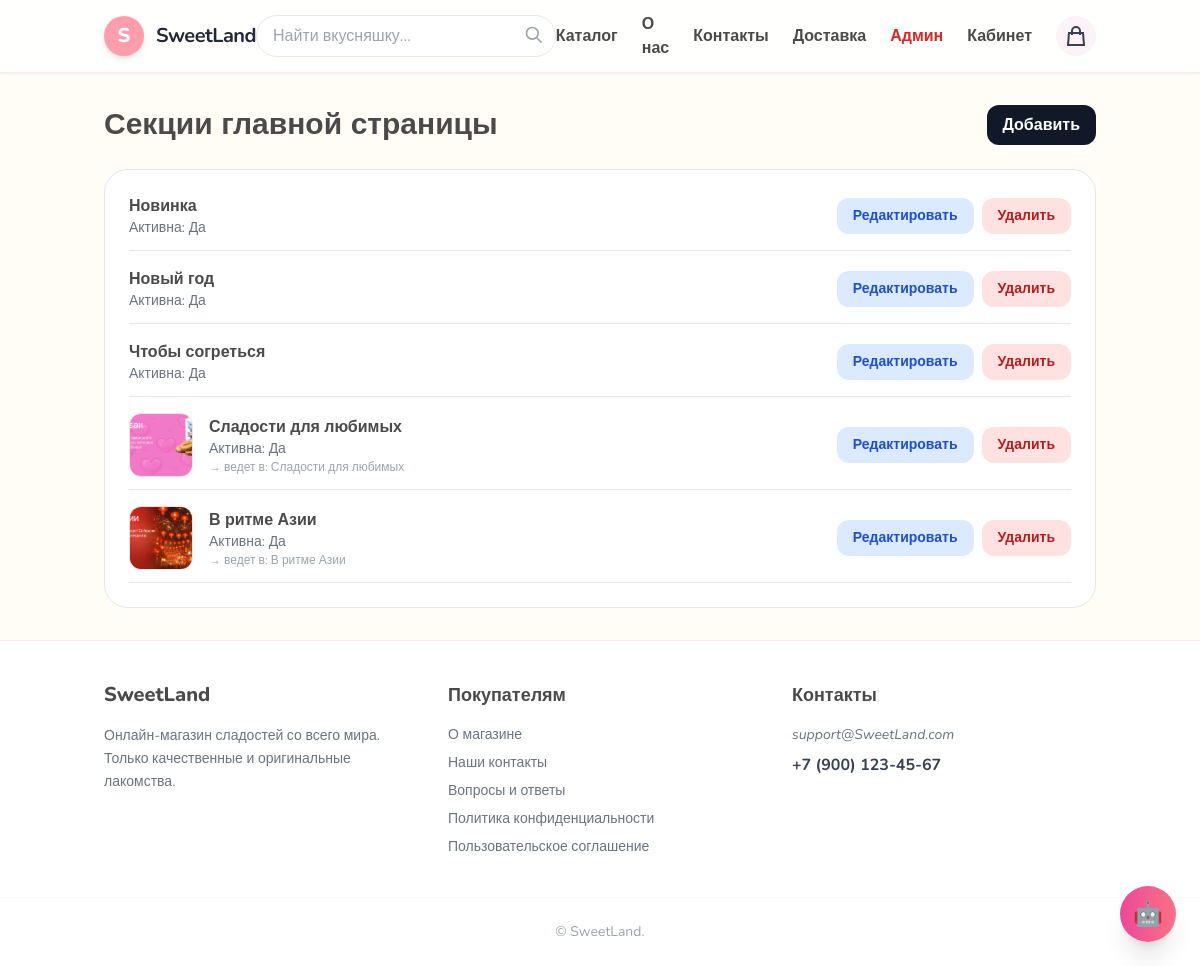
/store/admin/sections/ (signed in), run on an earlier commit of the app's database.
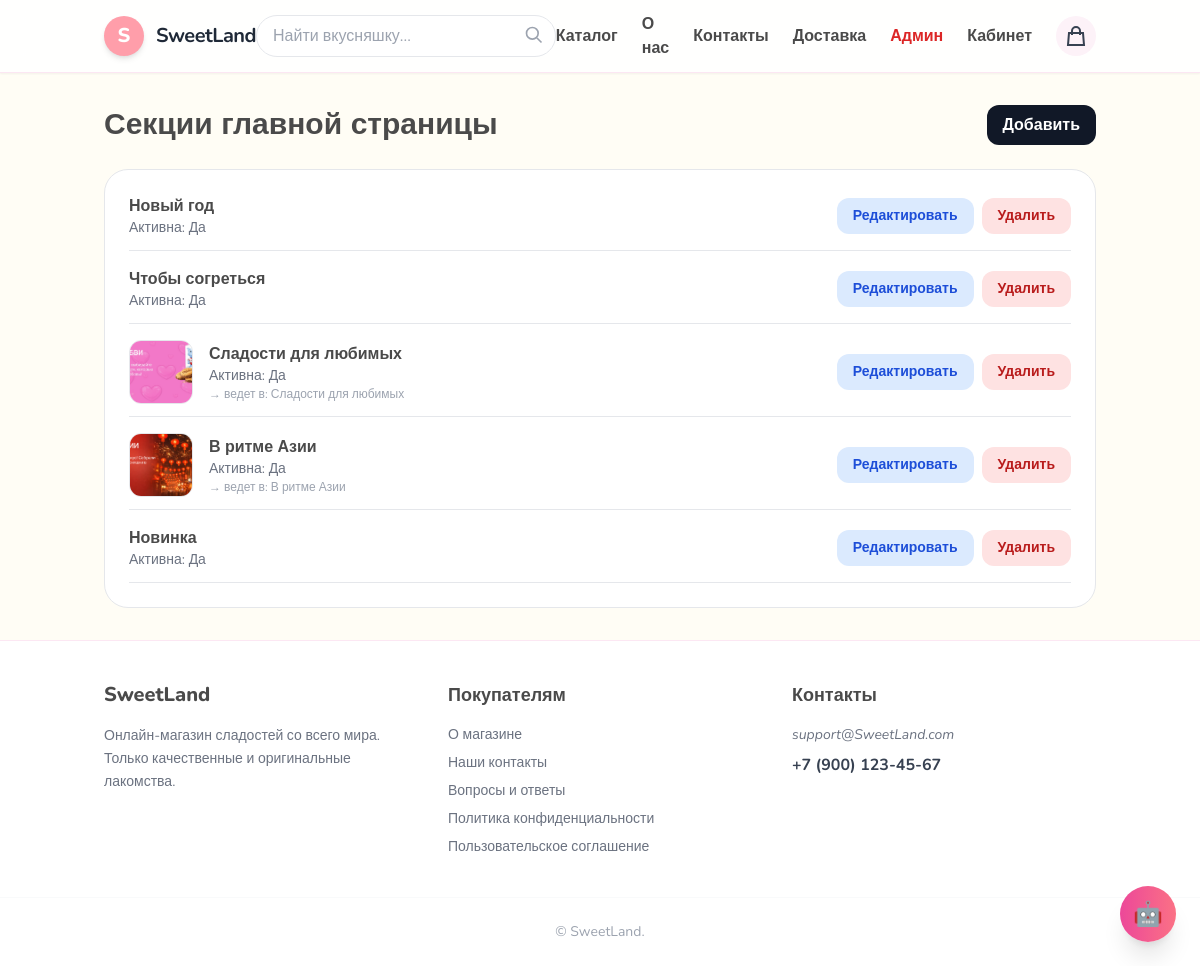
And on a later commit of the database.
### store/models.py (models this page shows, shortened)
class HomeSection(models.Model):
    title = models.CharField("Заголовок секции", max_length=120)
    slug = models.SlugField(unique=True)
    products = models.ManyToManyField(
        Product,
        verbose_name="Товары",
        blank=True
    )
    image = models.ImageField(
        "Баннер (картинка)",
        upload_to="sections/",
        blank=True,
        null=True
    )
    link_section = models.ForeignKey(
        "self",
        verbose_name="Ссылка на секцию",
        on_delete=models.SET_NULL,
        blank=True,
        null=True,
        related_name="linked_from"
    )
    is_active = models.BooleanField("Активна", default=True)
    order = models.PositiveIntegerField("Порядок", default=0)
    class Meta:
        ordering = ["order"]
        verbose_name = "Секция главной"
        verbose_name_plural = "Секции главной"

### store/views.py (the view)
# urls.py: path("admin/sections/", views.admin_sections, name="admin_sections"),
@staff_required
def admin_sections(request):
    sections = HomeSection.objects.all().order_by('order')
    return render(request, "store/admin/sections.html", {"sections": sections})

### cart/cart.py (called while the page is built)
    def __len__(self):
        return sum(item["quantity"] for item in self.cart.values())

### cart/context_processors.py (called while the page is built)
def cart_counter(request):
    cart = Cart(request)
    return {"cart_counter": len(cart)}

### store/context_processors.py (called while the page is built)
def categories_processor(request):
    return {
        "categories": Category.objects.all()
    }

### store/views.py (called while the page is built)
def staff_required(view_func):
    return user_passes_test(lambda u: u.is_staff, login_url='users:login')(view_func)

### templates/store/admin/sections.html
{% extends "base.html" %}
{% block content %}
<div class="max-w-5xl mx-auto space-y-6">
  <div class="flex justify-between items-center">
    <h1 class="text-3xl font-black">Секции главной страницы</h1>
    <a href="{% url 'store:admin_add_section' %}"
       class="px-4 py-2 rounded-xl bg-gray-900 text-white font-bold hover:bg-pink-500 transition">
      Добавить
    </a>
  </div>
  <ul class="bg-white border rounded-3xl p-6 space-y-4">
    {% for section in sections %}
      <li class="flex justify-between items-center border-b pb-3">
        <div class="flex items-center gap-4">
          {% if section.image %}
            <img src="{{ section.image.url }}"
                 class="w-16 h-16 object-cover rounded-xl border">
          {% endif %}
          <div>
            <p class="font-bold">{{ section.title }}</p>
            <p class="text-gray-500 text-sm">
              Активна: {% if section.is_active %}Да{% else %}Нет{% endif %}
            </p>
            {% if section.link_section %}
              <p class="text-xs text-gray-400">
                → ведет в: {{ section.link_section.title }}
              </p>
            {% endif %}
          </div>
        </div>
        <div class="flex gap-2">
          <a href="{% url 'store:admin_edit_section' section.id %}"
             class="px-4 py-2 rounded-xl bg-blue-100 text-blue-700 text-sm font-bold hover:bg-blue-200">
            Редактировать
          </a>
          <a href="{% url 'store:admin_delete_section' section.id %}"
             onclick="return confirm('Удалить секцию?')"
             class="px-4 py-2 rounded-xl bg-red-100 text-red-700 text-sm font-bold hover:bg-red-200">
            Удалить
          </a>
        </div>
      </li>
    {% empty %}
      <li class="text-center text-gray-400">
        Секций нет
      </li>
    {% endfor %}
  </ul>
</div>
{% endblock %}

What changed in the data, as far as the page shows it:
changed HomeSection "Новинка": moves down the list
